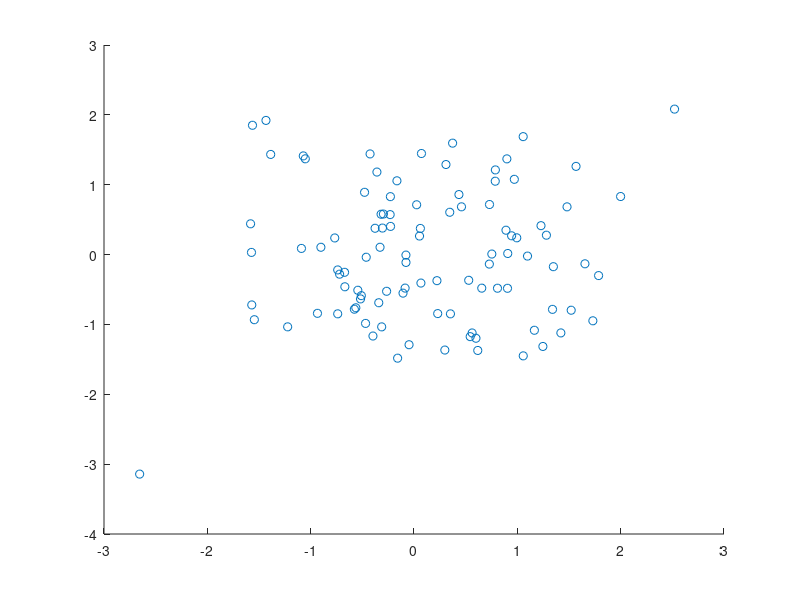
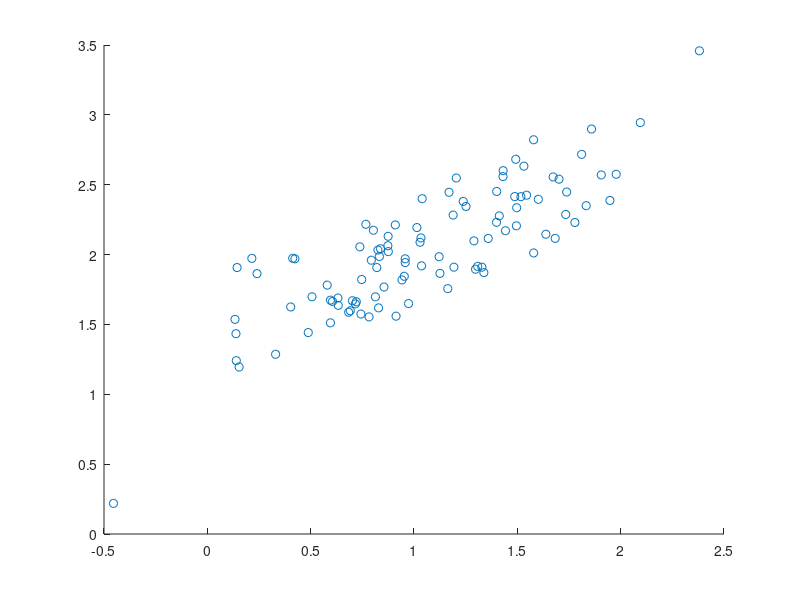
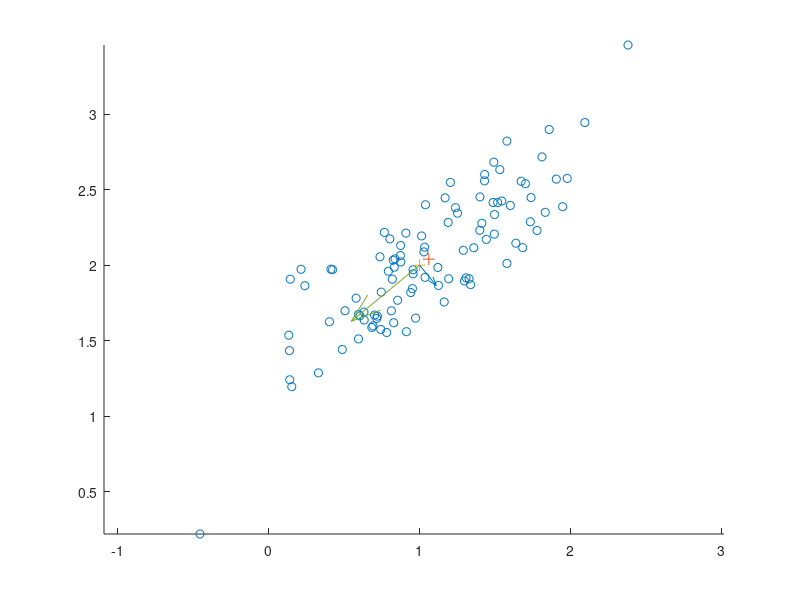

Source code (MATLAB) for these figures, in order: (Note: this script raises an error after producing the figures.)
mu = [1;2];
cov = [0.3, 0.2 ; 0.2, 0.2];

L = chol(cov,'lower');
z = randn(2,100);

y = bsxfun(@plus,mu,L * z);

figure(1)
scatter(z(1,:),z(2,:))
figure(2)
scatter(y(1,:),y(2,:))

figure(3)
clf;
hold on
axis equal;

scatter(y(1,:),y(2,:),'cyan')

my1 = mean(y(1,:));
my2 = mean(y(2,:));
scatter(my1,my2,72,'blue','+')
scatter(1,2,72,'red','+')

mu = [my1 ; my2];

ynew = bsxfun(@minus,y,mu) * bsxfun(@minus,y,mu)';
ycov = ynew / 100;

[v,d] = eig(ycov);



%sv1 = mu + sqrt(d(1,1)) * v(:,1);
%sv2 = mu + sqrt(d(2,2)) * v(:,2);

v1 = sqrt(d(1,1)) * v(:,1);
v2 = sqrt(d(2,2)) * v(:,2);




quiver(1,2,v1(1,1),v1(2,1));
quiver(1,2,v2(1,1),v2(2,1));

%quiver(mu(1,1),mu(2,1),sv1(1,1),sv1(2,1));
%quiver(mu(1,1),mu(2,1),sv2(1,1),sv2(2,1));

%plot(sv1)
%plot(sv2)

hold off

% I.2.4

rm = rotationm(30);
rcov30 = rm^-1 * ycov * rm;

rm = rotationm(60);
rcov60 = rm^-1 * ycov * rm;

rm = rotationm(90);
rcov90 = rm^-1 * ycov * rm;

y30 = bsxfun(@plus,mu,rcov30 * z);
y60 = bsxfun(@plus,mu,rcov60 * z);
y90 = bsxfun(@plus,mu,rcov90 * z);

figure(4)
clf;
hold on

scatter(y30(1,:),y30(2,:),'yellow')
scatter(y60(1,:),y60(2,:),'blue')
scatter(y90(1,:),y90(2,:),'red')
